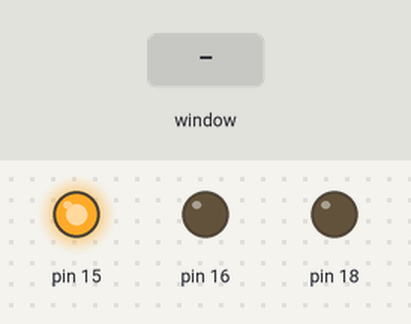
The program below on a simulated Raspberry Pi (header pin numbers). Shown: output pins drawn as LEDs (lit = HIGH). The inputs (shaded band) are chosen by the test bench. The desktop window is not drawn, its controls go by their first labels and the mouse button is held 0.15 s. At 4.3 s the program stops and its outputs stay as they are.

Above: at 1.2 s.
1.3 s: control labelled "GREEN" in the window clicked
At 2.2 s:
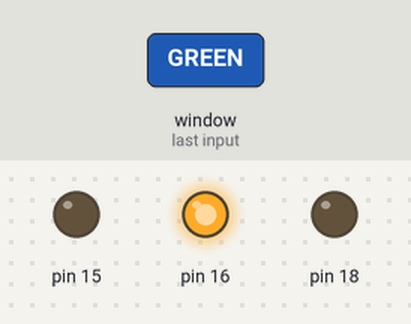
2.8 s: control labelled "BLUE" in the window clicked
At 3.3 s:
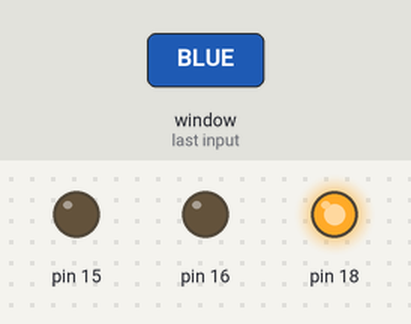
4.3 s: control labelled "Exit" in the window clicked
At 5.5 s:
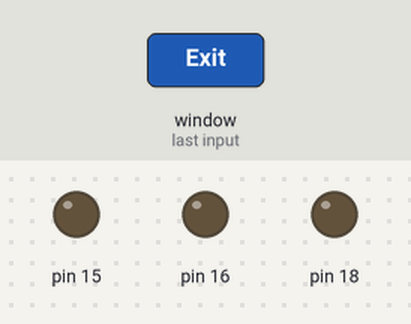
Timing chart, 0 to 5.8 s (numbered marks = the images above; inputs shaded):
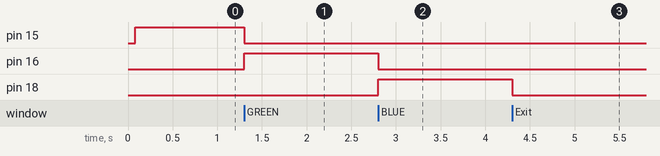

Measured:
- after the input at 1.3 s, pin 15: HIGH → LOW at once; pin 16: LOW → HIGH at once
- after the input at 2.8 s, pin 16: HIGH → LOW at once; pin 18: LOW → HIGH at once
- after the input at 4.3 s, pin 18: HIGH → LOW at once

The program:

gui_led.py
```python
import RPi.GPIO as GPIO
import time
from tkinter import *

class LED:
	def __init__(self, pin, selected=False):
		self.pin = pin
		self._selected = selected
		self._set_pin_mode()

		if self._selected:
			self._led_on()
		else: self._led_off()

	def _set_pin_mode(self):
		GPIO.setmode(GPIO.BOARD)
		GPIO.setup(self.pin, GPIO.OUT)

	def _led_on(self):
		GPIO.output(self.pin, GPIO.HIGH)

	def _led_off(self):
		GPIO.output(self.pin, GPIO.LOW)

	def click(self):
		self._led_on()
		self._selected = True

	def unclick(self):
		self._led_off()
		self._selected = False

class GUI:
	def __init__(self):
		self.root = Tk()
		self.root.title('SIT210 - Task5.2C')
		# pin15,     16,    18
		# 0=red; 1=green; 2=blue
		self.led_objs = []
		self.var = IntVar()

	def _led_controller(self):
		selection = self.var.get()
		self.led_objs[selection].click()
		for led in self.led_objs:
			if led is not self.led_objs[selection]:
				led.unclick()

	def _quit(self):
		GPIO.cleanup()
		self.root.quit()

	def start(self):
		label_title = Label(self.root, text="SIO TOU LAI - 220619375")
		label_title.grid(row=0, column=1)

		self.led_objs.append(LED(15, selected=True))
		self.led_objs.append(LED(16))
		self.led_objs.append(LED(18))

		radio_red = Radiobutton(self.root, text="RED", variable=self.var, value=0, command=self._led_controller)
		radio_green = Radiobutton(self.root, text="GREEN", variable=self.var, value=1, command=self._led_controller)
		radio_blue = Radiobutton(self.root, text="BLUE", variable=self.var, value=2, command=self._led_controller)

		radio_red.grid(row=1, column=0)
		radio_green.grid(row=1, column=1)
		radio_blue.grid(row=1, column=2)

		button_exit = Button(self.root, text="Exit", command=self._quit)
		button_exit.grid(row=2, column=1)

		self.root.mainloop()

GUI().start()
```
